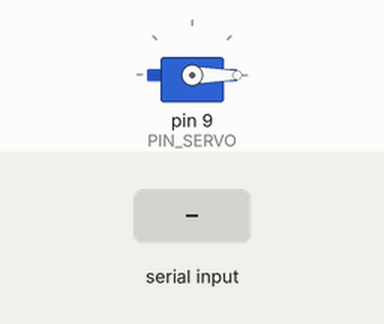
Recording of a sketch running on a simulated Arduino Uno, built with avr-gcc and run on an emulated ATmega328P. On the bench: servo. The inputs (shaded band) are chosen by the test bench.

Above: at 1.2 s.
1.3 s: "90,45\n" received over Serial
At 1.6 s:
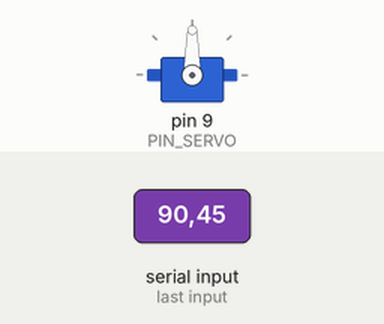
2.8 s: "30,150\n" received over Serial
At 3.9 s:
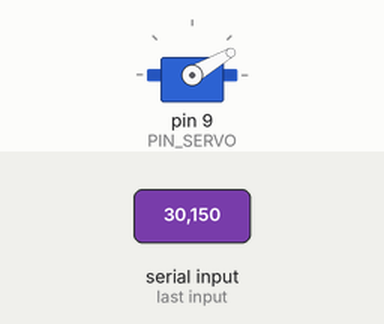
4.3 s: "90\n" received over Serial
At 4.9 s:
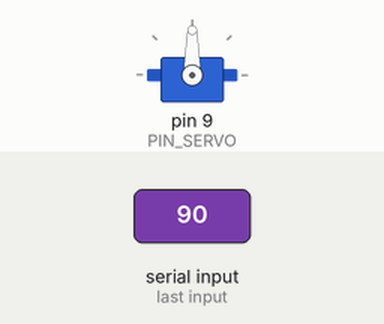
Timing chart, 0 to 7.3 s (numbered marks = the images above; inputs shaded):
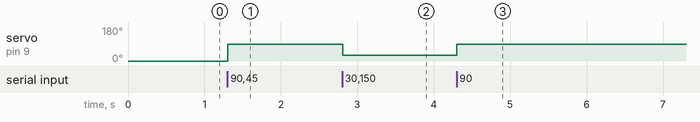

The sketch:

sketch.ino
```cpp
#include <Servo.h>

Servo servoMaceta;
const int PIN_SERVO = 9;

void setup() {
  // Inicializa la velocidad del puerto serie a 9600 baudios
  Serial.begin(9600);
  servoMaceta.attach(PIN_SERVO);
  servoMaceta.write(0); // Posición inicial para la fase Semilla
}

void loop() {
  if (Serial.available() > 0) {
    // Lee el ángulo transmitido desde IdArduino.enviar()
    String lectura = Serial.readStringUntil('\n');
    lectura.trim();

    int angulo = lectura.toInt();

    // Asigna la posición mecánica al servomotor según la fase detectada
    if (angulo >= 0 && angulo <= 180) {
      servoMaceta.write(angulo);
    }
  }
}
```

Measured:
- after the input at 1.3 s, servo on pin 9 (PIN_SERVO): 0° → 90° at once
- after the input at 2.8 s, servo on pin 9 (PIN_SERVO): 90° → 30° at once
- after the input at 4.3 s, servo on pin 9 (PIN_SERVO): 30° → 90° at once
